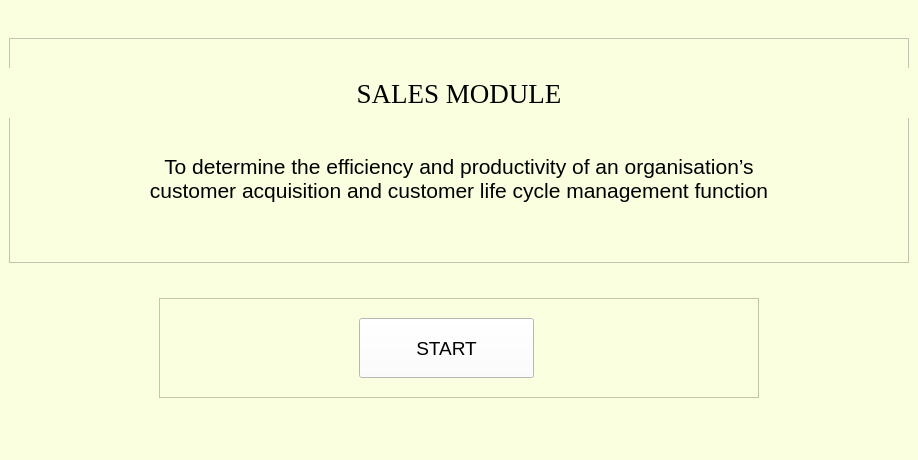
<?xml version="1.0" encoding="UTF-8"?>
<ui version="4.0">
 <class>MainWindow</class>
 <widget class="QMainWindow" name="MainWindow">
  <property name="geometry">
   <rect>
    <x>0</x>
    <y>0</y>
    <width>914</width>
    <height>460</height>
   </rect>
  </property>
  <property name="sizePolicy">
   <sizepolicy hsizetype="Expanding" vsizetype="Expanding">
    <horstretch>0</horstretch>
    <verstretch>0</verstretch>
   </sizepolicy>
  </property>
  <property name="mouseTracking">
   <bool>false</bool>
  </property>
  <property name="windowTitle">
   <string>MainWindow</string>
  </property>
  <property name="styleSheet">
   <string notr="true">background-color: rgb(250, 255, 224);</string>
  </property>
  <widget class="QWidget" name="centralwidget">
   <layout class="QVBoxLayout" name="verticalLayout">
    <item alignment="Qt::AlignHCenter">
     <widget class="QFrame" name="frame_12">
      <property name="minimumSize">
       <size>
        <width>900</width>
        <height>225</height>
       </size>
      </property>
      <property name="maximumSize">
       <size>
        <width>900</width>
        <height>225</height>
       </size>
      </property>
      <property name="frameShape">
       <enum>QFrame::StyledPanel</enum>
      </property>
      <property name="frameShadow">
       <enum>QFrame::Raised</enum>
      </property>
      <widget class="QLabel" name="heading">
       <property name="geometry">
        <rect>
         <x>0</x>
         <y>30</y>
         <width>900</width>
         <height>50</height>
        </rect>
       </property>
       <property name="sizePolicy">
        <sizepolicy hsizetype="Preferred" vsizetype="Preferred">
         <horstretch>0</horstretch>
         <verstretch>0</verstretch>
        </sizepolicy>
       </property>
       <property name="minimumSize">
        <size>
         <width>900</width>
         <height>50</height>
        </size>
       </property>
       <property name="maximumSize">
        <size>
         <width>900</width>
         <height>50</height>
        </size>
       </property>
       <property name="font">
        <font>
         <family>Times New Roman</family>
         <pointsize>20</pointsize>
         <weight>50</weight>
         <italic>false</italic>
         <bold>false</bold>
        </font>
       </property>
       <property name="styleSheet">
        <string notr="true"/>
       </property>
       <property name="text">
        <string>SALES MODULE</string>
       </property>
       <property name="alignment">
        <set>Qt::AlignCenter</set>
       </property>
       <property name="wordWrap">
        <bool>false</bool>
       </property>
      </widget>
      <widget class="QLabel" name="label0">
       <property name="geometry">
        <rect>
         <x>50</x>
         <y>90</y>
         <width>800</width>
         <height>100</height>
        </rect>
       </property>
       <property name="sizePolicy">
        <sizepolicy hsizetype="Preferred" vsizetype="Preferred">
         <horstretch>0</horstretch>
         <verstretch>0</verstretch>
        </sizepolicy>
       </property>
       <property name="minimumSize">
        <size>
         <width>800</width>
         <height>100</height>
        </size>
       </property>
       <property name="maximumSize">
        <size>
         <width>800</width>
         <height>100</height>
        </size>
       </property>
       <property name="font">
        <font>
         <family>Arial</family>
         <pointsize>16</pointsize>
         <weight>50</weight>
         <italic>false</italic>
         <bold>false</bold>
        </font>
       </property>
       <property name="styleSheet">
        <string notr="true"/>
       </property>
       <property name="text">
        <string>To determine the efficiency and productivity of an organisation’s
customer acquisition and customer life cycle management function</string>
       </property>
       <property name="alignment">
        <set>Qt::AlignCenter</set>
       </property>
       <property name="wordWrap">
        <bool>false</bool>
       </property>
      </widget>
     </widget>
    </item>
    <item alignment="Qt::AlignHCenter">
     <widget class="QFrame" name="frame_9">
      <property name="minimumSize">
       <size>
        <width>600</width>
        <height>100</height>
       </size>
      </property>
      <property name="maximumSize">
       <size>
        <width>600</width>
        <height>100</height>
       </size>
      </property>
      <property name="frameShape">
       <enum>QFrame::StyledPanel</enum>
      </property>
      <property name="frameShadow">
       <enum>QFrame::Raised</enum>
      </property>
      <widget class="QPushButton" name="nextButton">
       <property name="geometry">
        <rect>
         <x>200</x>
         <y>20</y>
         <width>175</width>
         <height>60</height>
        </rect>
       </property>
       <property name="sizePolicy">
        <sizepolicy hsizetype="Preferred" vsizetype="Preferred">
         <horstretch>0</horstretch>
         <verstretch>0</verstretch>
        </sizepolicy>
       </property>
       <property name="minimumSize">
        <size>
         <width>175</width>
         <height>60</height>
        </size>
       </property>
       <property name="maximumSize">
        <size>
         <width>175</width>
         <height>60</height>
        </size>
       </property>
       <property name="font">
        <font>
         <family>Arial</family>
         <pointsize>14</pointsize>
         <weight>50</weight>
         <italic>false</italic>
         <bold>false</bold>
        </font>
       </property>
       <property name="styleSheet">
        <string notr="true">background-color: rgb(255, 255, 255);</string>
       </property>
       <property name="text">
        <string>START</string>
       </property>
      </widget>
     </widget>
    </item>
   </layout>
  </widget>
  <widget class="QMenuBar" name="menubar">
   <property name="geometry">
    <rect>
     <x>0</x>
     <y>0</y>
     <width>914</width>
     <height>21</height>
    </rect>
   </property>
  </widget>
  <widget class="QStatusBar" name="statusbar"/>
 </widget>
 <resources/>
 <connections/>
</ui>
